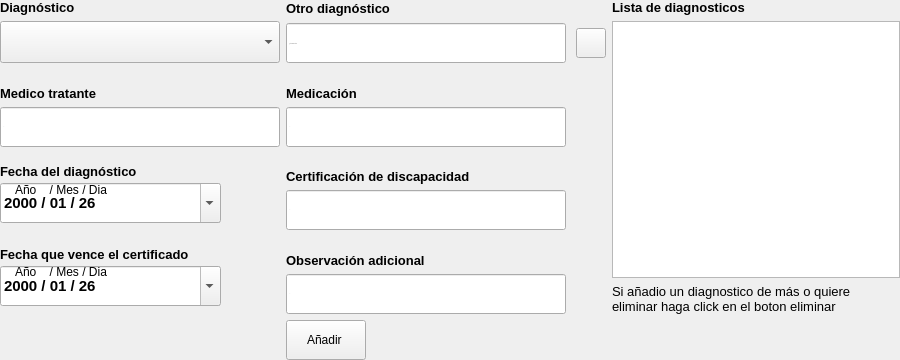
                 <widget class="QFrame" name="pregunta_diagnostico_alumno">
                  <property name="minimumSize">
                   <size>
                    <width>460</width>
                    <height>360</height>
                   </size>
                  </property>
                  <property name="cursor">
                   <cursorShape>ArrowCursor</cursorShape>
                  </property>
                  <property name="styleSheet">
                   <string notr="true"/>
                  </property>
                  <property name="frameShape">
                   <enum>QFrame::NoFrame</enum>
                  </property>
                  <property name="frameShadow">
                   <enum>QFrame::Raised</enum>
                  </property>
                  <layout class="QGridLayout" name="gridLayout_5">
                   <property name="leftMargin">
                    <number>0</number>
                   </property>
                   <property name="topMargin">
                    <number>0</number>
                   </property>
                   <property name="rightMargin">
                    <number>0</number>
                   </property>
                   <property name="bottomMargin">
                    <number>0</number>
                   </property>
                   <item row="0" column="0">
                    <layout class="QVBoxLayout" name="verticalLayout_34">
                     <item>
                      <widget class="QLabel" name="label_diagnostico_2">
                       <property name="maximumSize">
                        <size>
                         <width>16777215</width>
                         <height>20</height>
                        </size>
                       </property>
                       <property name="font">
                        <font>
                         <family>Arial</family>
                         <pointsize>10</pointsize>
                         <weight>75</weight>
                         <bold>true</bold>
                        </font>
                       </property>
                       <property name="styleSheet">
                        <string notr="true"/>
                       </property>
                       <property name="text">
                        <string>Diagnóstico</string>
                       </property>
                       <property name="scaledContents">
                        <bool>false</bool>
                       </property>
                      </widget>
                     </item>
                     <item>
                      <widget class="QComboBox" name="boton_diagnostico">
                       <property name="sizePolicy">
                        <sizepolicy hsizetype="Fixed" vsizetype="Fixed">
                         <horstretch>0</horstretch>
                         <verstretch>0</verstretch>
                        </sizepolicy>
                       </property>
                       <property name="minimumSize">
                        <size>
                         <width>280</width>
                         <height>42</height>
                        </size>
                       </property>
                       <property name="styleSheet">
                        <string notr="true"/>
                       </property>
                       <property name="editable">
                        <bool>false</bool>
                       </property>
                       <property name="currentText">
                        <string/>
                       </property>
                       <property name="currentIndex">
                        <number>-1</number>
                       </property>
                       <property name="insertPolicy">
                        <enum>QComboBox::NoInsert</enum>
                       </property>
                       <property name="iconSize">
                        <size>
                         <width>40</width>
                         <height>40</height>
                        </size>
                       </property>
                       <property name="placeholderText">
                        <string/>
                       </property>
                      </widget>
                     </item>
                    </layout>
                   </item>
                   <item row="0" column="1">
                    <layout class="QGridLayout" name="gridLayout_14">
                     <property name="horizontalSpacing">
                      <number>10</number>
                     </property>
                     <item row="0" column="0">
                      <widget class="QLabel" name="label_otro_diagnostico">
                       <property name="maximumSize">
                        <size>
                         <width>16777215</width>
                         <height>20</height>
                        </size>
                       </property>
                       <property name="font">
                        <font>
                         <family>Arial</family>
                         <pointsize>10</pointsize>
                         <weight>75</weight>
                         <bold>true</bold>
                        </font>
                       </property>
                       <property name="styleSheet">
                        <string notr="true"/>
                       </property>
                       <property name="text">
                        <string>Otro diagnóstico</string>
                       </property>
                       <property name="scaledContents">
                        <bool>false</bool>
                       </property>
                      </widget>
                     </item>
                     <item row="1" column="0">
                      <widget class="QLineEdit" name="input_otro_diagnostico">
                       <property name="sizePolicy">
                        <sizepolicy hsizetype="Fixed" vsizetype="Fixed">
                         <horstretch>0</horstretch>
                         <verstretch>0</verstretch>
                        </sizepolicy>
                       </property>
                       <property name="minimumSize">
                        <size>
                         <width>280</width>
                         <height>40</height>
                        </size>
                       </property>
                       <property name="font">
                        <font>
                         <family>Arial</family>
                         <pointsize>-1</pointsize>
                         <weight>50</weight>
                         <italic>false</italic>
                         <bold>false</bold>
                        </font>
                       </property>
                       <property name="styleSheet">
                        <string notr="true"/>
                       </property>
                       <property name="placeholderText">
                        <string>¿otro diagnostico?</string>
                       </property>
                      </widget>
                     </item>
                     <item row="1" column="1">
                      <widget class="QPushButton" name="boton_anadir_otro_diagnostico">
                       <property name="sizePolicy">
                        <sizepolicy hsizetype="Fixed" vsizetype="Fixed">
                         <horstretch>0</horstretch>
                         <verstretch>0</verstretch>
                        </sizepolicy>
                       </property>
                       <property name="minimumSize">
                        <size>
                         <width>30</width>
                         <height>30</height>
                        </size>
                       </property>
                       <property name="maximumSize">
                        <size>
                         <width>30</width>
                         <height>30</height>
                        </size>
                       </property>
                       <property name="styleSheet">
                        <string notr="true"/>
                       </property>
                       <property name="text">
                        <string/>
                       </property>
                       <property name="icon">
                        <iconset>
                         <normaloff>../recursos_de_imagenes/iconos_de_interfaz/mas.png</normaloff>../recursos_de_imagenes/iconos_de_interfaz/mas.png</iconset>
                       </property>
                       <property name="iconSize">
                        <size>
                         <width>25</width>
                         <height>25</height>
                        </size>
                       </property>
                      </widget>
                     </item>
                    </layout>
                   </item>
                   <item row="0" column="2" rowspan="4">
                    <layout class="QVBoxLayout" name="verticalLayout_37">
                     <item>
                      <widget class="QLabel" name="label_mensaje_1">
                       <property name="maximumSize">
                        <size>
                         <width>200</width>
                         <height>16777215</height>
                        </size>
                       </property>
                       <property name="font">
                        <font>
                         <family>Arial</family>
                         <pointsize>10</pointsize>
                         <weight>75</weight>
                         <bold>true</bold>
                        </font>
                       </property>
                       <property name="text">
                        <string>Lista de diagnosticos</string>
                       </property>
                      </widget>
                     </item>
                     <item>
                      <widget class="QListWidget" name="vista_previa_diagnostico">
                       <property name="font">
                        <font>
                         <family>Arial</family>
                         <pointsize>14</pointsize>
                         <weight>50</weight>
                         <bold>false</bold>
                        </font>
                       </property>
                       <property name="styleSheet">
                        <string notr="true"/>
                       </property>
                      </widget>
                     </item>
                     <item>
                      <widget class="QLabel" name="label_mensaje_2">
                       <property name="font">
                        <font>
                         <family>Arial</family>
                         <pointsize>10</pointsize>
                        </font>
                       </property>
                       <property name="styleSheet">
                        <string/>
                       </property>
                       <property name="text">
                        <string>Si añadio un diagnostico de más o quiere eliminar haga click en el boton eliminar</string>
                       </property>
                       <property name="scaledContents">
                        <bool>false</bool>
                       </property>
                       <property name="wordWrap">
                        <bool>true</bool>
                       </property>
                      </widget>
                     </item>
                    </layout>
                   </item>
                   <item row="1" column="0">
                    <layout class="QVBoxLayout" name="verticalLayout_33">
                     <item alignment="Qt::AlignBottom">
                      <widget class="QLabel" name="label_medico_tratante">
                       <property name="sizePolicy">
                        <sizepolicy hsizetype="Preferred" vsizetype="Preferred">
                         <horstretch>0</horstretch>
                         <verstretch>40</verstretch>
                        </sizepolicy>
                       </property>
                       <property name="maximumSize">
                        <size>
                         <width>150</width>
                         <height>16777215</height>
                        </size>
                       </property>
                       <property name="font">
                        <font>
                         <family>Arial</family>
                         <pointsize>10</pointsize>
                         <weight>75</weight>
                         <bold>true</bold>
                        </font>
                       </property>
                       <property name="styleSheet">
                        <string notr="true"/>
                       </property>
                       <property name="text">
                        <string>Medico tratante </string>
                       </property>
                       <property name="textFormat">
                        <enum>Qt::PlainText</enum>
                       </property>
                       <property name="scaledContents">
                        <bool>true</bool>
                       </property>
                      </widget>
                     </item>
                     <item alignment="Qt::AlignBottom">
                      <widget class="QLineEdit" name="input_medico_tratante">
                       <property name="sizePolicy">
                        <sizepolicy hsizetype="Fixed" vsizetype="Fixed">
                         <horstretch>0</horstretch>
                         <verstretch>40</verstretch>
                        </sizepolicy>
                       </property>
                       <property name="minimumSize">
                        <size>
                         <width>280</width>
                         <height>40</height>
                        </size>
                       </property>
                       <property name="font">
                        <font>
                         <family>Arial</family>
                         <pointsize>-1</pointsize>
                        </font>
                       </property>
                       <property name="styleSheet">
                        <string notr="true"/>
                       </property>
                       <property name="placeholderText">
                        <string>.....</string>
                       </property>
                      </widget>
                     </item>
                    </layout>
                   </item>
                   <item row="1" column="1">
                    <layout class="QVBoxLayout" name="verticalLayout_36">
                     <item alignment="Qt::AlignBottom">
                      <widget class="QLabel" name="label_medicacion">
                       <property name="sizePolicy">
                        <sizepolicy hsizetype="Preferred" vsizetype="Preferred">
                         <horstretch>0</horstretch>
                         <verstretch>40</verstretch>
                        </sizepolicy>
                       </property>
                       <property name="maximumSize">
                        <size>
                         <width>100</width>
                         <height>16777215</height>
                        </size>
                       </property>
                       <property name="font">
                        <font>
                         <family>Arial</family>
                         <pointsize>10</pointsize>
                         <weight>75</weight>
                         <bold>true</bold>
                        </font>
                       </property>
                       <property name="styleSheet">
                        <string notr="true"/>
                       </property>
                       <property name="text">
                        <string>Medicación </string>
                       </property>
                       <property name="textFormat">
                        <enum>Qt::PlainText</enum>
                       </property>
                       <property name="scaledContents">
                        <bool>true</bool>
                       </property>
                      </widget>
                     </item>
                     <item alignment="Qt::AlignLeft|Qt::AlignBottom">
                      <widget class="QLineEdit" name="input_medicacion">
                       <property name="sizePolicy">
                        <sizepolicy hsizetype="Fixed" vsizetype="Fixed">
                         <horstretch>0</horstretch>
                         <verstretch>10</verstretch>
                        </sizepolicy>
                       </property>
                       <property name="minimumSize">
                        <size>
                         <width>280</width>
                         <height>40</height>
                        </size>
                       </property>
                       <property name="font">
                        <font>
                         <family>Arial</family>
                         <pointsize>-1</pointsize>
                        </font>
                       </property>
                       <property name="styleSheet">
                        <string notr="true"/>
                       </property>
                       <property name="placeholderText">
                        <string>.....</string>
                       </property>
                      </widget>
                     </item>
                    </layout>
                   </item>
                   <item row="2" column="0">
                    <widget class="QFrame" name="espacio_fecha_diagnostico">
                     <property name="styleSheet">
                      <string/>
                     </property>
                     <widget class="QDateEdit" name="dateedit_fecha_diagnostico">
                      <property name="geometry">
                       <rect>
                        <x>0</x>
                        <y>30</y>
                        <width>221</width>
                        <height>40</height>
                       </rect>
                      </property>
                      <property name="minimumSize">
                       <size>
                        <width>0</width>
                        <height>40</height>
                       </size>
                      </property>
                      <property name="font">
                       <font>
                        <family>Arial</family>
                        <pointsize>11</pointsize>
                        <weight>75</weight>
                        <italic>false</italic>
                        <bold>true</bold>
                       </font>
                      </property>
                      <property name="toolTip">
                       <string>Año/Mes/Dia</string>
                      </property>
                      <property name="styleSheet">
                       <string notr="true"/>
                      </property>
                      <property name="wrapping">
                       <bool>false</bool>
                      </property>
                      <property name="frame">
                       <bool>true</bool>
                      </property>
                      <property name="accelerated">
                       <bool>true</bool>
                      </property>
                      <property name="keyboardTracking">
                       <bool>true</bool>
                      </property>
                      <property name="showGroupSeparator" stdset="0">
                       <bool>true</bool>
                      </property>
                      <property name="currentSection">
                       <enum>QDateTimeEdit::YearSection</enum>
                      </property>
                      <property name="displayFormat">
                       <string>yyyy / MM / dd</string>
                      </property>
                      <property name="calendarPopup">
                       <bool>true</bool>
                      </property>
                      <property name="currentSectionIndex">
                       <number>0</number>
                      </property>
                      <property name="date">
                       <date>
                        <year>2000</year>
                        <month>1</month>
                        <day>26</day>
                       </date>
                      </property>
                     </widget>
                     <widget class="QLabel" name="label_2">
                      <property name="geometry">
                       <rect>
                        <x>15</x>
                        <y>29</y>
                        <width>101</width>
                        <height>16</height>
                       </rect>
                      </property>
                      <property name="styleSheet">
                       <string notr="true"/>
                      </property>
                      <property name="text">
                       <string>Año    / Mes / Dia</string>
                      </property>
                     </widget>
                     <widget class="QLabel" name="label_fecha_diagnostico">
                      <property name="geometry">
                       <rect>
                        <x>0</x>
                        <y>10</y>
                        <width>206</width>
                        <height>16</height>
                       </rect>
                      </property>
                      <property name="maximumSize">
                       <size>
                        <width>16777215</width>
                        <height>30</height>
                       </size>
                      </property>
                      <property name="font">
                       <font>
                        <family>Arial</family>
                        <pointsize>10</pointsize>
                        <weight>75</weight>
                        <bold>true</bold>
                       </font>
                      </property>
                      <property name="styleSheet">
                       <string notr="true"/>
                      </property>
                      <property name="text">
                       <string>Fecha del diagnóstico</string>
                      </property>
                      <property name="scaledContents">
                       <bool>false</bool>
                      </property>
                     </widget>
                    </widget>
                   </item>
                   <item row="2" column="1">
                    <layout class="QVBoxLayout" name="verticalLayout_35">
                     <item alignment="Qt::AlignLeft|Qt::AlignBottom">
                      <widget class="QLabel" name="label_certificado">
                       <property name="maximumSize">
                        <size>
                         <width>200</width>
                         <height>16777215</height>
                        </size>
                       </property>
                       <property name="font">
                        <font>
                         <family>Arial</family>
                         <pointsize>10</pointsize>
                         <weight>75</weight>
                         <bold>true</bold>
                        </font>
                       </property>
                       <property name="styleSheet">
                        <string notr="true"/>
                       </property>
                       <property name="text">
                        <string>Certificación de discapacidad </string>
                       </property>
                       <property name="textFormat">
                        <enum>Qt::PlainText</enum>
                       </property>
                       <property name="scaledContents">
                        <bool>true</bool>
                       </property>
                      </widget>
                     </item>
                     <item>
                      <widget class="QLineEdit" name="input_certificado_discapacidad">
                       <property name="sizePolicy">
                        <sizepolicy hsizetype="Fixed" vsizetype="Fixed">
                         <horstretch>0</horstretch>
                         <verstretch>0</verstretch>
                        </sizepolicy>
                       </property>
                       <property name="minimumSize">
                        <size>
                         <width>280</width>
                         <height>40</height>
                        </size>
                       </property>
                       <property name="font">
                        <font>
                         <family>Arial</family>
                         <pointsize>-1</pointsize>
                        </font>
                       </property>
                       <property name="styleSheet">
                        <string notr="true"/>
                       </property>
                       <property name="placeholderText">
                        <string>.....</string>
                       </property>
                      </widget>
                     </item>
                    </layout>
                   </item>
                   <item row="3" column="0">
                    <widget class="QFrame" name="espacio_fecha_certificado">
                     <property name="styleSheet">
                      <string/>
                     </property>
                     <widget class="QDateEdit" name="dateedit_fecha_vencimiento_certificado">
                      <property name="geometry">
                       <rect>
                        <x>0</x>
                        <y>30</y>
                        <width>221</width>
                        <height>40</height>
                       </rect>
                      </property>
                      <property name="minimumSize">
                       <size>
                        <width>0</width>
                        <height>40</height>
                       </size>
                      </property>
                      <property name="font">
                       <font>
                        <family>Arial</family>
                        <pointsize>11</pointsize>
                        <weight>75</weight>
                        <italic>false</italic>
                        <bold>true</bold>
                       </font>
                      </property>
                      <property name="toolTip">
                       <string>Año/Mes/Dia</string>
                      </property>
                      <property name="styleSheet">
                       <string notr="true"/>
                      </property>
                      <property name="wrapping">
                       <bool>false</bool>
                      </property>
                      <property name="frame">
                       <bool>true</bool>
                      </property>
                      <property name="accelerated">
                       <bool>true</bool>
                      </property>
                      <property name="keyboardTracking">
                       <bool>true</bool>
                      </property>
                      <property name="showGroupSeparator" stdset="0">
                       <bool>true</bool>
                      </property>
                      <property name="currentSection">
                       <enum>QDateTimeEdit::YearSection</enum>
                      </property>
                      <property name="displayFormat">
                       <string>yyyy / MM / dd</string>
                      </property>
                      <property name="calendarPopup">
                       <bool>true</bool>
                      </property>
                      <property name="currentSectionIndex">
                       <number>0</number>
                      </property>
                      <property name="date">
                       <date>
                        <year>2000</year>
                        <month>1</month>
                        <day>26</day>
                       </date>
                      </property>
                     </widget>
                     <widget class="QLabel" name="label_4">
                      <property name="geometry">
                       <rect>
                        <x>15</x>
                        <y>28</y>
                        <width>101</width>
                        <height>16</height>
                       </rect>
                      </property>
                      <property name="styleSheet">
                       <string notr="true"/>
                      </property>
                      <property name="text">
                       <string>Año    / Mes / Dia</string>
                      </property>
                     </widget>
                     <widget class="QLabel" name="label_fecha_del_certificado">
                      <property name="geometry">
                       <rect>
                        <x>0</x>
                        <y>10</y>
                        <width>200</width>
                        <height>16</height>
                       </rect>
                      </property>
                      <property name="font">
                       <font>
                        <family>Arial</family>
                        <pointsize>10</pointsize>
                        <weight>75</weight>
                        <bold>true</bold>
                       </font>
                      </property>
                      <property name="styleSheet">
                       <string notr="true"/>
                      </property>
                      <property name="text">
                       <string>Fecha que vence el certificado </string>
                      </property>
                      <property name="scaledContents">
                       <bool>false</bool>
                      </property>
                     </widget>
                    </widget>
                   </item>
                   <item row="3" column="1">
                    <layout class="QVBoxLayout" name="verticalLayout_45">
                     <item alignment="Qt::AlignLeft|Qt::AlignBottom">
                      <widget class="QLabel" name="label_observacion_adicional">
                       <property name="maximumSize">
                        <size>
                         <width>200</width>
                         <height>16777215</height>
                        </size>
                       </property>
                       <property name="font">
                        <font>
                         <family>Arial</family>
                         <pointsize>10</pointsize>
                         <weight>75</weight>
                         <bold>true</bold>
                        </font>
                       </property>
                       <property name="styleSheet">
                        <string notr="true"/>
                       </property>
                       <property name="text">
                        <string>Observación adicional</string>
                       </property>
                       <property name="textFormat">
                        <enum>Qt::PlainText</enum>
                       </property>
                       <property name="scaledContents">
                        <bool>true</bool>
                       </property>
                      </widget>
                     </item>
                     <item>
                      <widget class="QLineEdit" name="input_observacion_adicional">
                       <property name="sizePolicy">
                        <sizepolicy hsizetype="Fixed" vsizetype="Fixed">
                         <horstretch>0</horstretch>
                         <verstretch>0</verstretch>
                        </sizepolicy>
                       </property>
                       <property name="minimumSize">
                        <size>
                         <width>280</width>
                         <height>40</height>
                        </size>
                       </property>
                       <property name="font">
                        <font>
                         <family>Arial</family>
                         <pointsize>-1</pointsize>
                        </font>
                       </property>
                       <property name="styleSheet">
                        <string notr="true"/>
                       </property>
                       <property name="placeholderText">
                        <string>.....</string>
                       </property>
                      </widget>
                     </item>
                    </layout>
                   </item>
                   <item row="4" column="1">
                    <widget class="QPushButton" name="boton_anadir_diagnostico">
                     <property name="sizePolicy">
                      <sizepolicy hsizetype="Fixed" vsizetype="Fixed">
                       <horstretch>0</horstretch>
                       <verstretch>0</verstretch>
                      </sizepolicy>
                     </property>
                     <property name="minimumSize">
                      <size>
                       <width>0</width>
                       <height>40</height>
                      </size>
                     </property>
                     <property name="baseSize">
                      <size>
                       <width>0</width>
                       <height>0</height>
                      </size>
                     </property>
                     <property name="cursor">
                      <cursorShape>PointingHandCursor</cursorShape>
                     </property>
                     <property name="styleSheet">
                      <string notr="true"/>
                     </property>
                     <property name="text">
                      <string>Añadir </string>
                     </property>
                     <property name="icon">
                      <iconset>
                       <normaloff>../recursos_de_imagenes/iconos_de_interfaz/circulo_mas.png</normaloff>../recursos_de_imagenes/iconos_de_interfaz/circulo_mas.png</iconset>
                     </property>
                     <property name="iconSize">
                      <size>
                       <width>40</width>
                       <height>20</height>
                      </size>
                     </property>
                    </widget>
                   </item>
                  </layout>
                 </widget>
